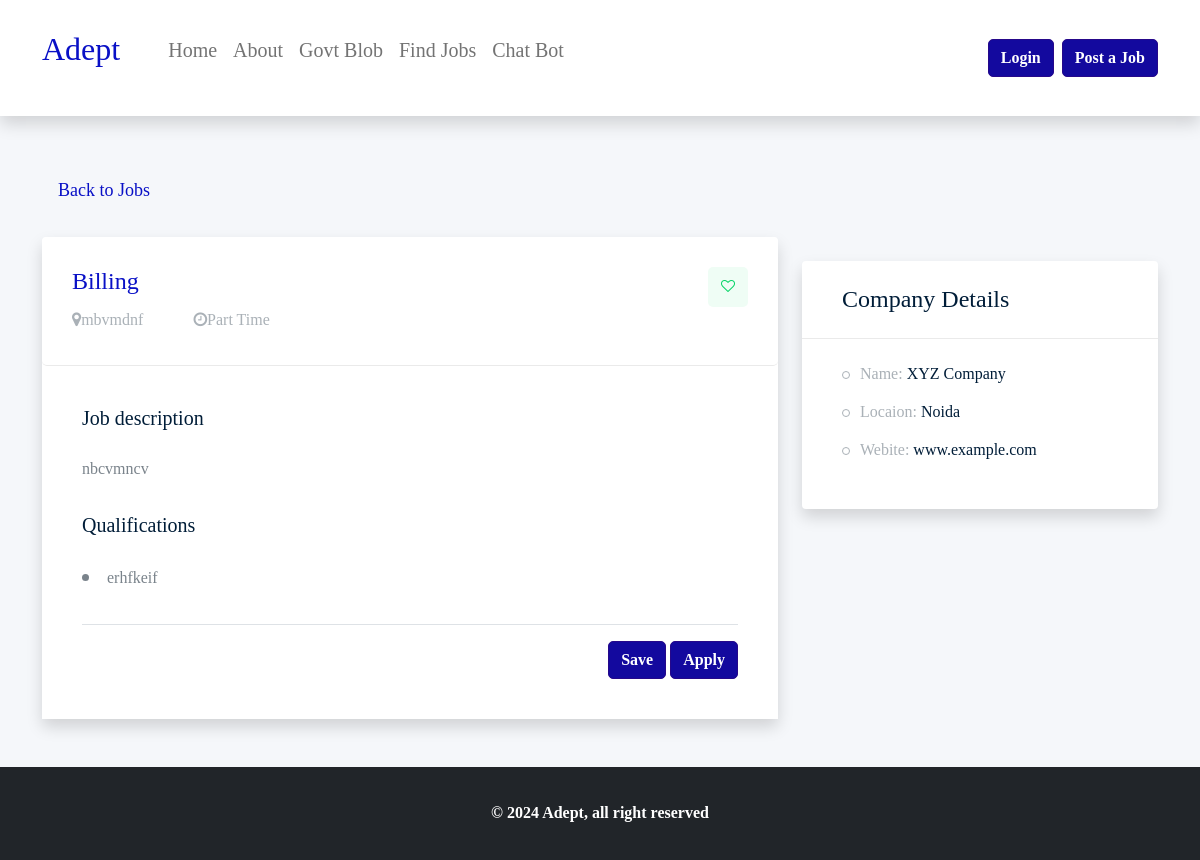
The app's page /jobdetail, older data.
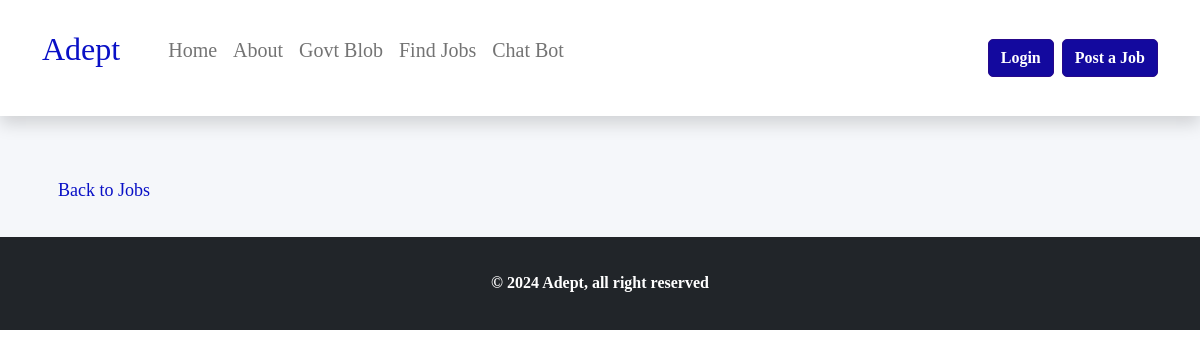
The same page, newer data.
### tables this page shows
CREATE TABLE jobs(title text,category text,jobnature text,vacancy text,salary text,location text,description text,qualifications text,keywords text,name text, companylocation tect,website text);

### app.py (the view)
@app.route('/jobdetail')
def jobdetail():
    sqlconnection = sqlite3.connect('adept.db')
    cur = sqlconnection.cursor()
    cur.execute("""select * from jobs""")
    sqlconnection.commit()
    find=cur.fetchall()
    return render_template('job-detail.html',findjobs=find)
    return render_template('job-detail.html')

### templates/job-detail.html (shortened to what the changed rows need)
<!DOCTYPE html>
<html class="no-js" lang="en_AU" >
<head>
    <link href="https://cdn.jsdelivr.net/npm/bootstrap@5.0.2/dist/css/bootstrap.min.css" rel="stylesheet">
    <link rel="stylesheet" href="{{url_for('static' ,filename='style.css')}}">
	<link rel="stylesheet" href="https://cdnjs.cloudflare.com/ajax/libs/font-awesome/4.7.0/css/font-awesome.css" />
    <link rel="stylesheet" type="text/css" href="src/style.css" />
</head>
<body data-instant-intensity="mousedown">
<section class="section-4 bg-2">
    {%for i in findjobs%}
    <div class="container job_details_area">
        <div class="row pb-5">
            <div class="col-md-8">
                <div class="card shadow border-0">
                    <div class="job_details_header">
                        <div class="single_jobs white-bg d-flex justify-content-between">
                            <div class="jobs_left d-flex align-items-center">
                                <div class="jobs_conetent">
                                    <a href="#">
                                        <h4 style="color:rgb(9, 16, 198);">{{i[1]}}</h4>
                                    </a>
                                    <div class="links_locat d-flex align-items-center">
                                        <div class="location">
                                            <p> <i class="fa fa-map-marker"></i>{{i[5]}}</p>
                                        </div>
                                        <div class="location">
                                            <p> <i class="fa fa-clock-o"></i>{{i[2]}}</p>
                                        </div>
                                    </div>
                                </div>
                            </div>
                            <div class="jobs_right">
                                <div class="apply_now">
                                    <a class="heart_mark" href="#"> <i class="fa fa-heart-o" aria-hidden="true"></i></a>
                                </div>
                            </div>
                        </div>
                    </div>
                    <div class="descript_wrap white-bg">
                        <div class="single_wrap">
                            <h4>Job description</h4>
                            <p>{{i[6]}}</p>
                        </div>
                        <div class="single_wrap">
                            <h4>Qualifications</h4>
                            <ul>
                                <li>{{i[7]}}</li>
                        </div>
                        <div class="border-bottom"></div>
                        <div class="pt-3 text-end">
                            <a href="#" class="btn btn-success">Save</a>
                            <a href="/jobapply" class="btn btn-success">Apply</a>
                        </div>
                    </div>
                </div>
            </div>
            <div class="col-md-4">
                <div class="card shadow border-0 my-4">
                    <div class="job_sumary">
                        <div class="summery_header pb-1 pt-4">
                            <h3>Company Details</h3>
                        </div>
                        <div class="job_content pt-3">
                            <ul>
                                <li>Name: <span>XYZ Company</span></li>
                                <li>Locaion: <span>Noida</span></li>
                                <li>Webite: <span>www.example.com</span></li>
                            </ul>
                        </div>
                    </div>
                </div>
            </div>
        </div>
    </div>
    {% endfor %}
</section>
</body>
</html>

Row changes from the older to the newer data that the page shows:
removed jobs: category "Billing", location "mbvmdnf", jobnature "Part Time", description "nbcvmncv", qualifications "erhfkeif"
